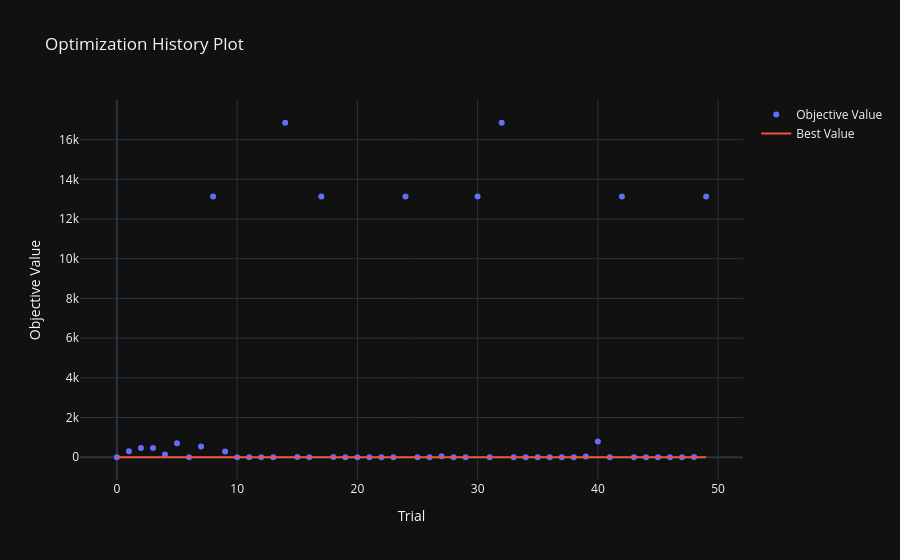
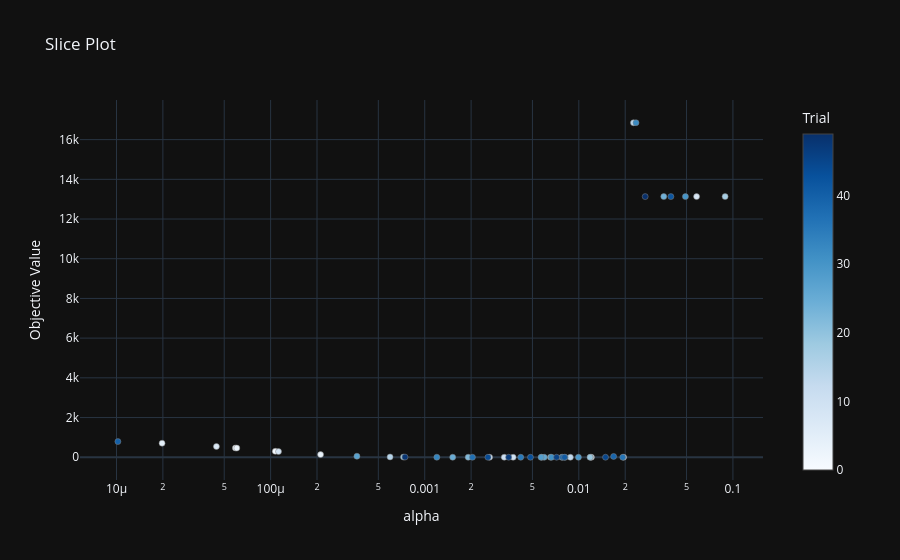

The notebook cell saved with these charts, in order:
### Code cell
"""! @brief Initializes Gradient Descent for function f2 and runs the algorithm """

# Initialize the class and creates a results table with relevant metrics.
GD2 = GradientDescent(func2, Table(pd.DataFrame(), ["X","Y","Alpha","Iteration","Z min", "Z max","Z end"]))

# Executes the Gradient Descent algorithm
GD2.run()
